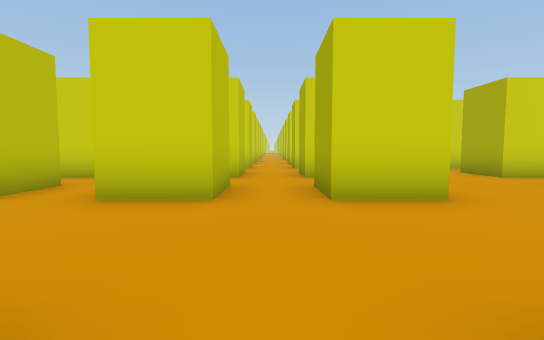
[1] (above)

22 first-person views from a walk through a Unity game level. The camera is 1.3 m above the floor, tilts 4° down and sees 85° across. The floor is counted in squares, 2 m on a side. Each view is taken from the middle of a square. On the plan, view 1 faces up. The plan holds only what a view shows up to about 9 squares ahead; the rest is blank. The place goes on beyond the plan.

[2]
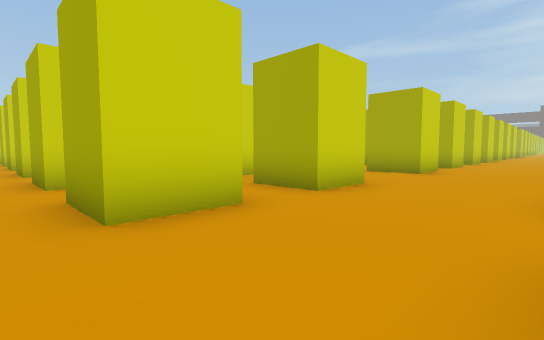

[3]
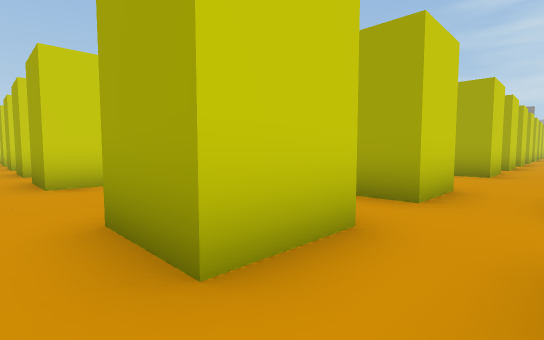

[4]
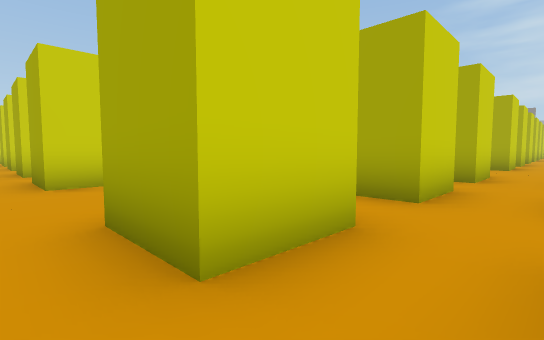

[5]
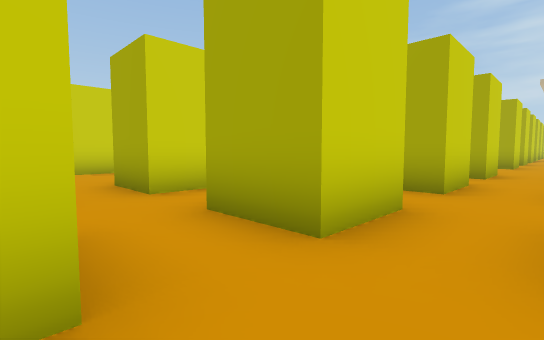

[6]
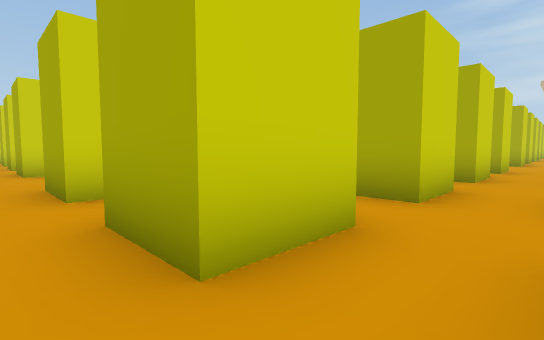

[7]
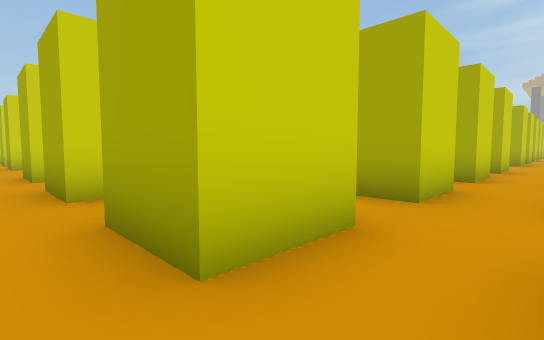

[8]
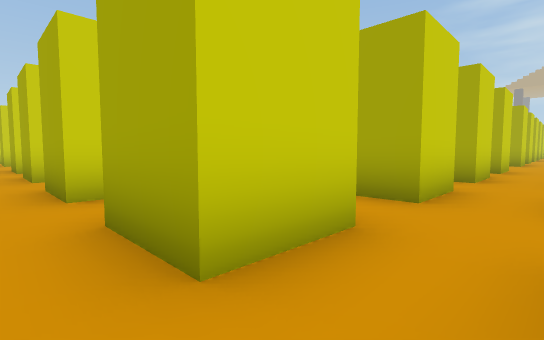

[9]
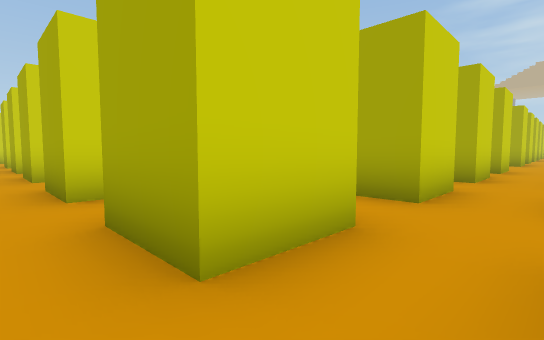

[10]
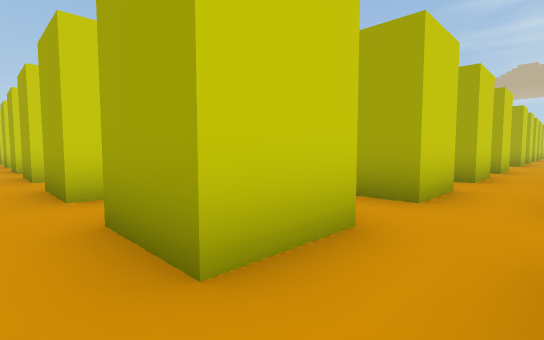

[11]
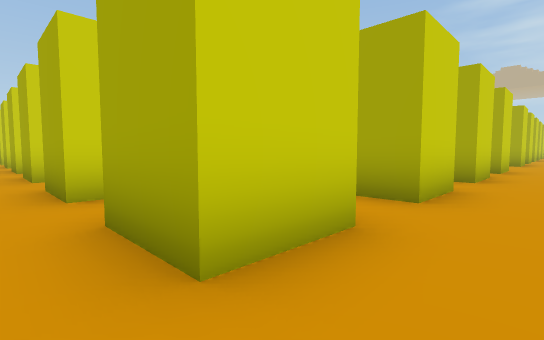

[12]
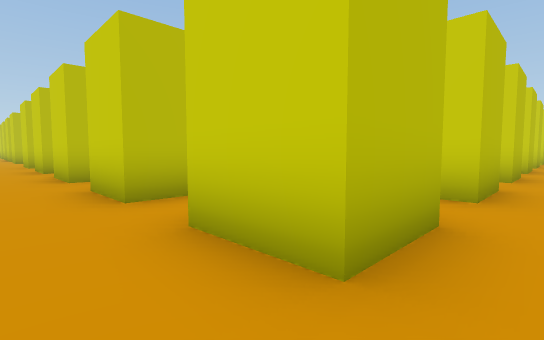

[13]
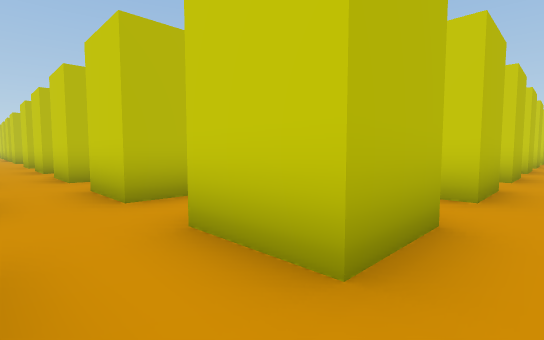

[14]
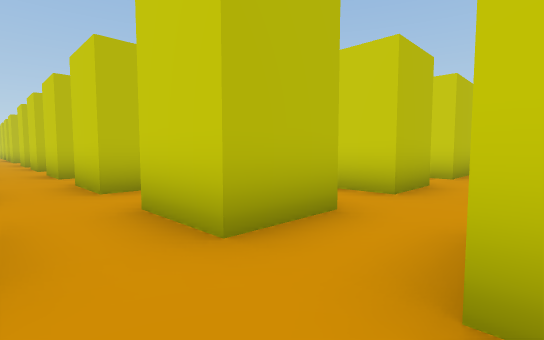

[15]
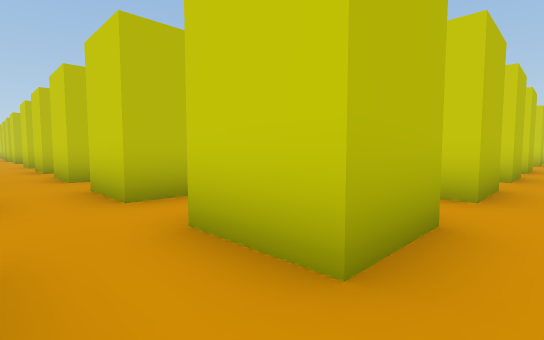

[16]
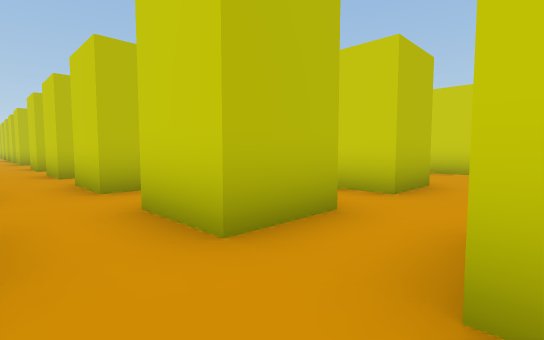

[17]
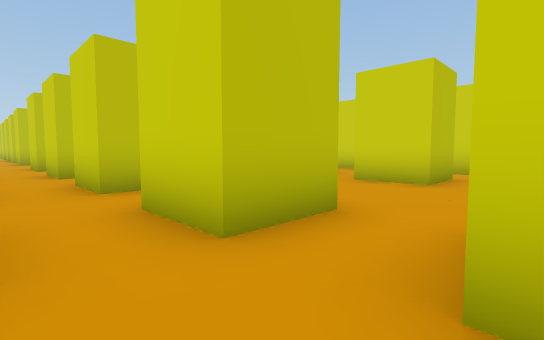

[18]
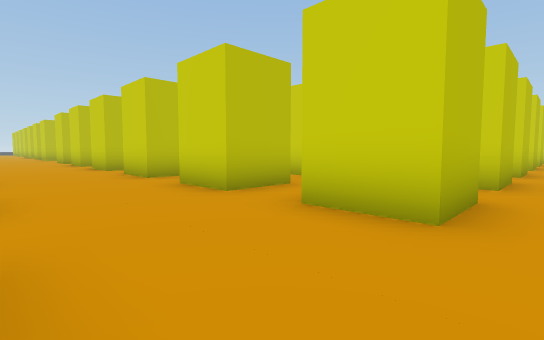

[19]
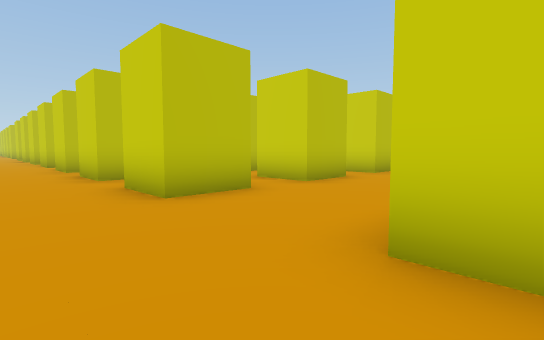

[20]
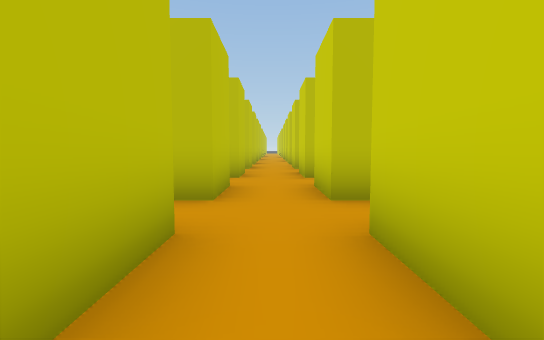

[21]
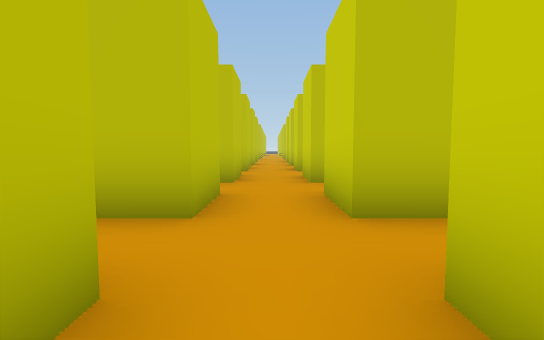

[22]
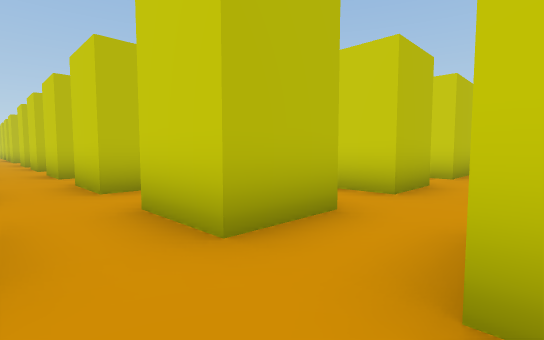

### Floor plan
Key: @ floor where view 1 was taken; # wall or solid block; . floor.
Columns run from 11 left of view 1 to 9 right of it. Each row starts with its distance up from view 1.
 10  #.##.##.##.##.
  9  ..............
  8  #.##.##.##.##. .#
  7    ##.##.##.##...#
  6    ...............
  5   .##.##.##.##...#
  4  #.##.##.##.##...#
  3 ....................
  2 ....................
  1  ..................
  0 ##.##.##.##@##...#  #
 -1 .....................
 -2 ...................
 -3 ##.##.##.##.##
 -4 ...............
 -5 ...............
 -6 ##.##.##.##.##
 -7 ..............
 -8 .............
 -9 ##.##.##.##.##
-10 ..............
-11 .............
-12 ##.##.##.##.##
-13 ..............
-14 .............
-15 ##.##.##.##.##
-16 ..............
-17 .............
-18 ##.##.##.##.##
-19 ..............
-20 .............

Where each view was taken, in squares from view 1:
view 1: 0 up, 0 right, facing up
view 2: 1 up, 3 left, facing up-right
view 3: 2 down, 3 left, facing up-right
view 4: 2 down, 6 left, facing up-right
view 5: 5 down, 7 left, facing up-right
view 6: 5 down, 9 left, facing up-right
view 7: 8 down, 9 left, facing up-right
view 8: 11 down, 9 left, facing up-right
view 9: 14 down, 9 left, facing up-right
view 10: 17 down, 9 left, facing up-right
view 11: 20 down, 9 left, facing up-right
view 12: 20 down, 3 left, facing up-left
view 13: 17 down, 3 left, facing up-left
view 14: 14 down, 2 left, facing up-left
view 15: 11 down, 3 left, facing up-left
view 16: 5 down, 5 left, facing up-left
view 17: 2 down, 5 left, facing up-left
view 18: 1 up, 0 right, facing up-left
view 19: 2 up, 6 right, facing up-left
view 20: 9 up, 3 right, facing left
view 21: 9 up, 1 left, facing left
view 22: 8 down, 2 left, facing up-left
